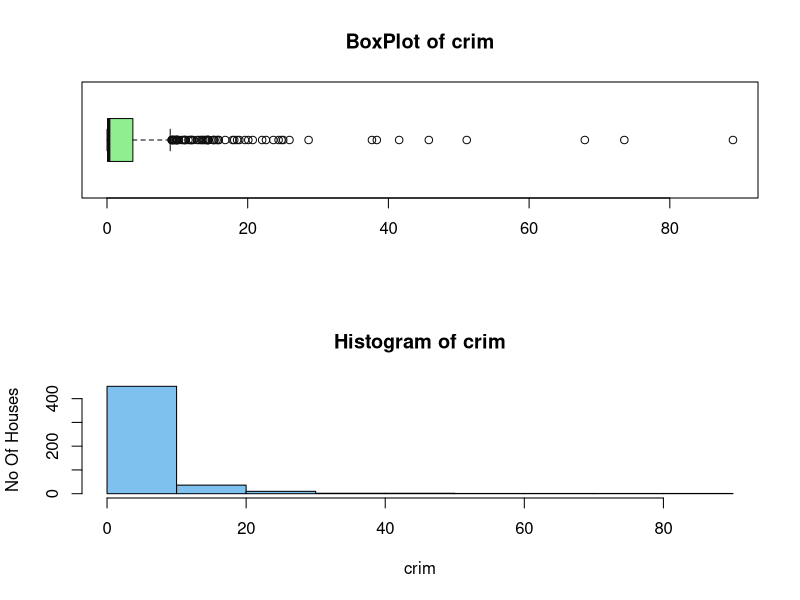
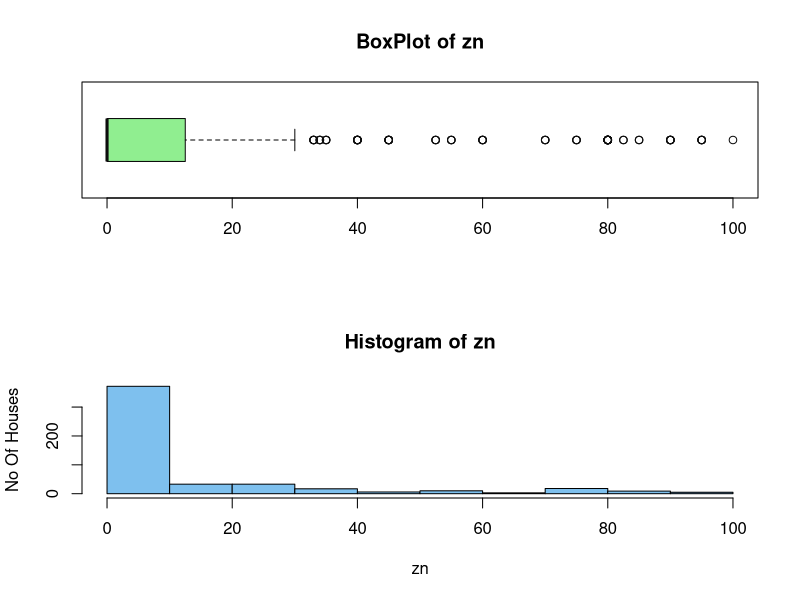
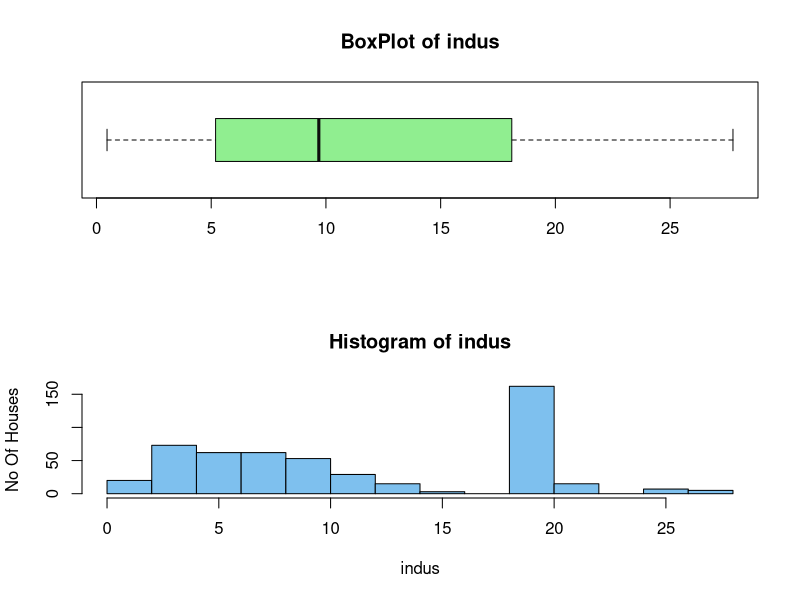
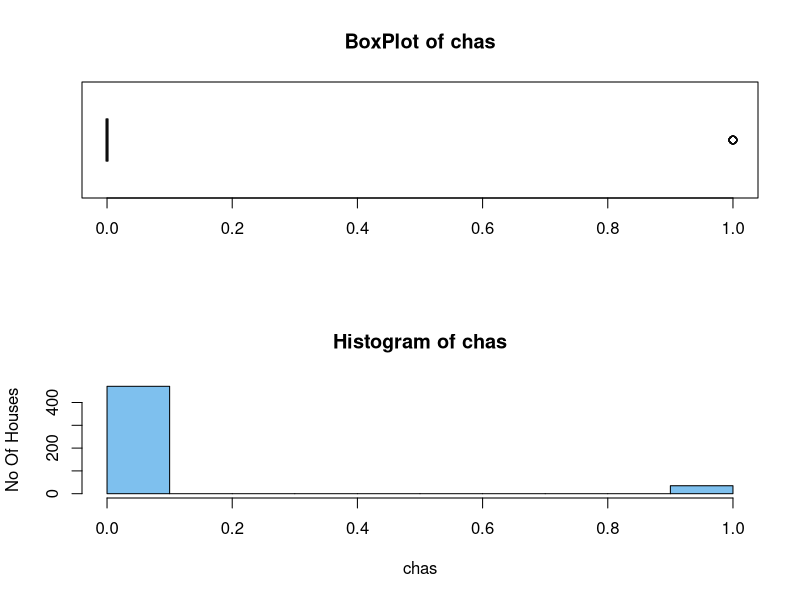
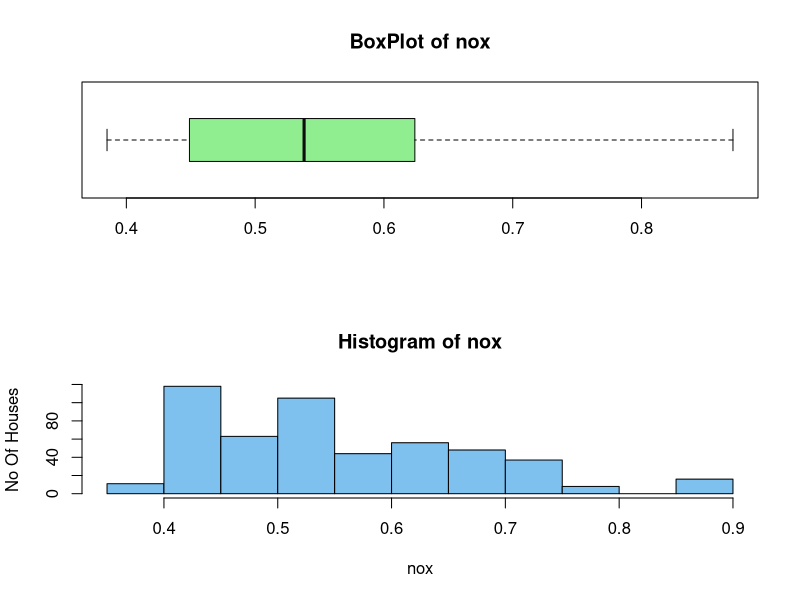
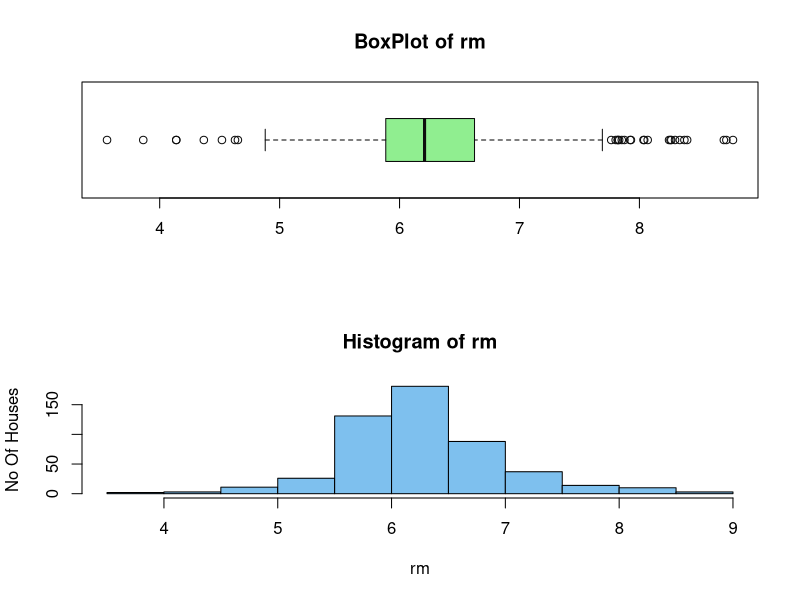
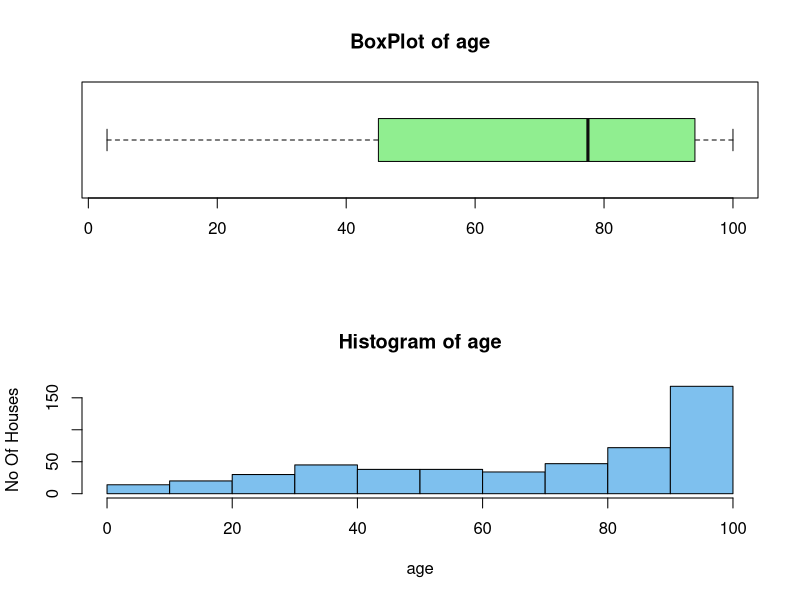
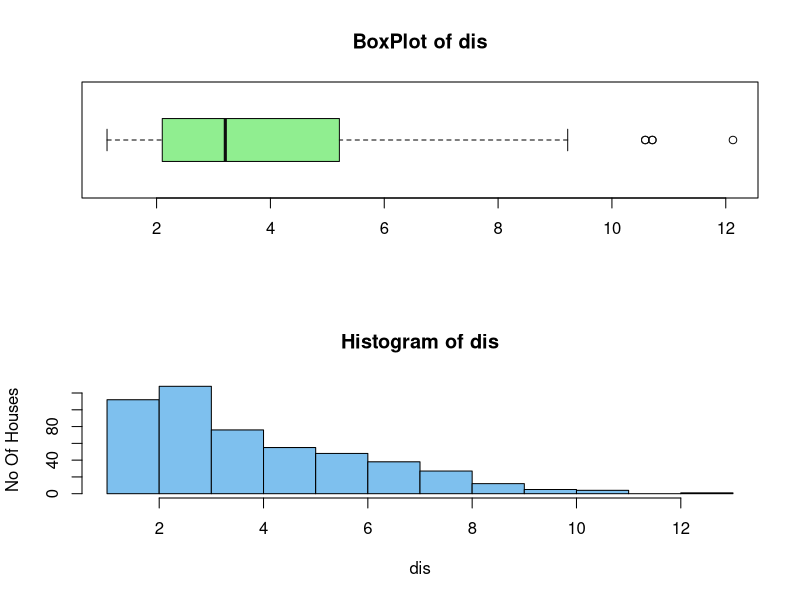

Write the R code that produced these figures, in order. (Note: this script raises an error after producing the figures.)
install.packages("MASS")
library(MASS)

data("Boston")
View(Boston)
?Boston


data("mtcars")
View(mtcars)


Graphs <- function(data)
{
  if(!is.data.frame(data))
  {
    stop("The given object is not a dataframe")
  }
  for(i in 1:ncol(data))
  {
    if(is.numeric(data[,i]))
    {
      png(paste(names(data)[i],".png",sep = ""))
      
      par(mfrow = c(2,1))
      
      boxplot(data[,i],main = paste("BoxPlot of",names(data)[i]),col = "lightgreen",
              border = 'grey5', horizontal = T)
      
      hist(data[,i],main = paste("Histogram of",names(data)[i]), xlab = names(data)[i],
           col = "skyblue2", ylab = "No Of Houses")
      
      dev.off()
    }
  }
}

setwd("C:\\Users\\lenovo\\Documents\\Graphs Folder")
getwd()

Graphs(Boston)


#SUGGESTION 1:
#Often we are not required the graphs for all the numeric variables. Try to improve the code
#by adding an additional parameter "variable" that can take a vector of variable index and 
#return the graphs for only those variables.
#
#Example: Graphs(Boston, c(1,3,4))
#Will generate the graphics for only the numerical variables among the variables 1,3 & 4
#in the data Boston

Graphs <- function(data,newvar)
{
  if(!is.data.frame(data))
  {
    stop("The given object is not a dataframe")
  }
  
  data = data[,newvar] # Subsetting only the variables we want, passed in "newvar" parameter.
  
  for(i in 1:ncol(data))
  {
    if(is.numeric(data[,i]))
    {
      png(paste(names(data)[i],".png",sep = ""))
      
      par(mfrow = c(2,1))
      
      boxplot(data[,i],main = paste("BoxPlot of",names(data)[i]),col = "lightgreen",
              border = 'grey5', horizontal = T)
      
      hist(data[,i],main = paste("Histogram of",names(data)[i]), xlab = names(data)[i],
           col = "skyblue2", ylab = "No Of Houses")
      
      dev.off()
    }
  }
}

Boston[,c(1,3,4)]

Graphs(Boston, c(1,3,4))



#SUGGESTION 2:
#Improve the code in suggestion 1 such that if the argument variable is ignored then it will
#return the graphs of all the numeric variables in the data by default.



Graphs <- function(data, newvar = 1:ncol(data))
{
  if(!is.data.frame(data))
  {
    stop("The given object is not a dataframe")
  }
  
  data = data[,newvar] # Subsetting only the variables we want passed in "newvar" parameter.
  
  for(i in 1:ncol(data))
  {
    if(is.numeric(data[,i]))
    {
      png(paste(names(data)[i],".png",sep = ""))
      
      par(mfrow = c(2,1))
      
      boxplot(data[,i],main = paste("BoxPlot of",names(data)[i]),col = "lightgreen",
              border = 'grey5', horizontal = T)
      
      hist(data[,i],main = paste("Histogram of",names(data)[i]), xlab = names(data)[i],
           col = "skyblue2", ylab = "No Of Houses")
      
      dev.off()
    }
  }
}

Graphs(Boston)

Graphs(Boston, c(1,3,4))



#SUGGESTION 3:
#We ignored the cateorical variables in our discussion. Make some improvement in your codes
#in suggestion 2 such that the function will take the argument "data" and "variable" and will
#return boxplots & histograms for the numerical variables and barplots and pie charts for
#the categorical variables.
#
#Example:
#Graphs(mtcars)
#will get the necessary graphics for all numeric variables and categorical variables in the
#data

car <- mtcars
car$am <- as.factor(car$am)
car$vs <- as.factor(car$vs)

Boston1 <- Boston
str(Boston1)
Boston1$chas <- as.factor(Boston$chas)
Boston1$rad <- as.factor(Boston$rad)


Graphs <- function(data, newvar = 1:ncol(data))
{
  if(!is.data.frame(data))
  {
    stop("The given object is not a dataframe")
  }
  
  
  data = data[,newvar] # Subsetting only the variables we want passed in "newvar" parameter.
  
  for(i in 1:ncol(data))
  {
    {
      if(is.numeric(data[,i]))
      {
        png(paste(names(data)[i],".png",sep = ""))
        
        par(mfrow = c(2,1))
        
        boxplot(data[,i],main = paste("BoxPlot of",names(data)[i]),col = "lightgreen",
                border = 'grey5', horizontal = T)
        
        hist(data[,i],main = paste("Histogram of",names(data)[i]), xlab = names(data)[i],
             col = "skyblue2", ylab = "No Of Houses")
        
        dev.off()
      }
      else
      {
        png(paste(names(data)[i],".png",sep = ""))
        
        par(mfrow = c(1,1))
        
        barplot(table(data[,i]),main = paste("Barplot of",names(data)[i]),
                xlab = names(data)[i],col = "orange",ylab = "No Of Houses")
        
        dev.off()
      }
    }
    
  }
}

Graphs(car)
Graphs(Boston1)


#SUGGESTION 4:
#Probably you need not want to mess up your working directory with so many image files...
#Create an additional argument for the function "dir" (directory), such that the function
#exports all the files to your specified folder (which need not necessaryly be your working
#directory).
#
#Example:
#Graphs(Boston, Variable = c(1,3,4), dir = ".../Praxis/LearntSometingNew/Graphs")
#will generate the necessary graphics for the variables 1, 3 and 4 in the specified location
#in your system i.e. ".../Praxis/LearntSometingNew/Graphs"

Graphsfunction <- function(data, newvar = 0, graphsdir = 0)
{
  options(warn=-1)
  if(!is.data.frame(data))
  {
    stop("The given object is not a data frame") 
  }
    
  
  {if (graphsdir == 0) #set export directory as working directory if no argument is mentioned
  {
    direct=setwd()
  }
    else
    {
      direct=setwd(graphsdir)
    }}
  
  
  {if (newvar == 0)
  {
    d=data
  }
    else
    {
      d=data[,newvar]
    }}
  
  for(i in 1:ncol(d))
  {
    
    {if(is.numeric(d[,i]))
    {
      png(paste(names(data)[i], ".png", sep=""))
      
      par(mfrow=c(2,1))
      
      boxplot(d[,i], main = paste("Boxplot of", names(d)[i]),
              ylab = names(d)[i], col = "lightgreen", border = "grey5", horizontal = T)
      
      hist(d[,i], main = paste("Histogram of", names(d)[i]),
           xlab = names(d)[i], ylab = "Frequency", col = "skyblue2", border=F)
      
      dev.off()
    }
      else
        
      {
        
        d[,i]=as.factor(d[,i])
        slices <- as.numeric(unname(table(d[,i])))
        lbls <- names(table(d[,i]))
        
        png(paste(names(data)[i], ".png", sep=""))
        
        par(mfrow=c(2,1))
        
        barplot(table(d[,i]), freq=T,main = paste("Barplot of", names(d)[i]),
                xlab = names(d)[i], ylab = "Frequency",col = "orange",
                border = "black", horizontal = T)
        
        pie(slices,labels = lbls, col=rainbow(length(lbls)),
            main = paste("PieChart of", names(d)[i]))
        
        dev.off()
        
      }}
  }
}

Graphsfunction(Boston1,c(1,5,9),"C:\\Users\\lenovo\\Documents\\Graphs Folder")






